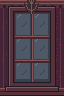

A level layout from a 2D game, rendered from its tile map. Below: a short description, then the map file with its tile-grid data intact:
An orthogonal 2x3 tile map with 32x32 px tiles, 1 tile layer (Assembly), 3 tilesets.

<map version="1.10" orientation="orthogonal" renderorder="right-down" width="2" height="3" tilewidth="32" tileheight="32" infinite="0" nextlayerid="2" nextobjectid="1">
  <tileset firstgid="1" source="../floors.tsx" />
  <tileset firstgid="321" source="../walls.tsx" />
  <tileset firstgid="961" source="../architecture.tsx" />
  <layer id="1" name="Assembly" width="2" height="3">
    <data encoding="csv">
331,332,
347,348,
363,364
</data>
  </layer>
</map>
